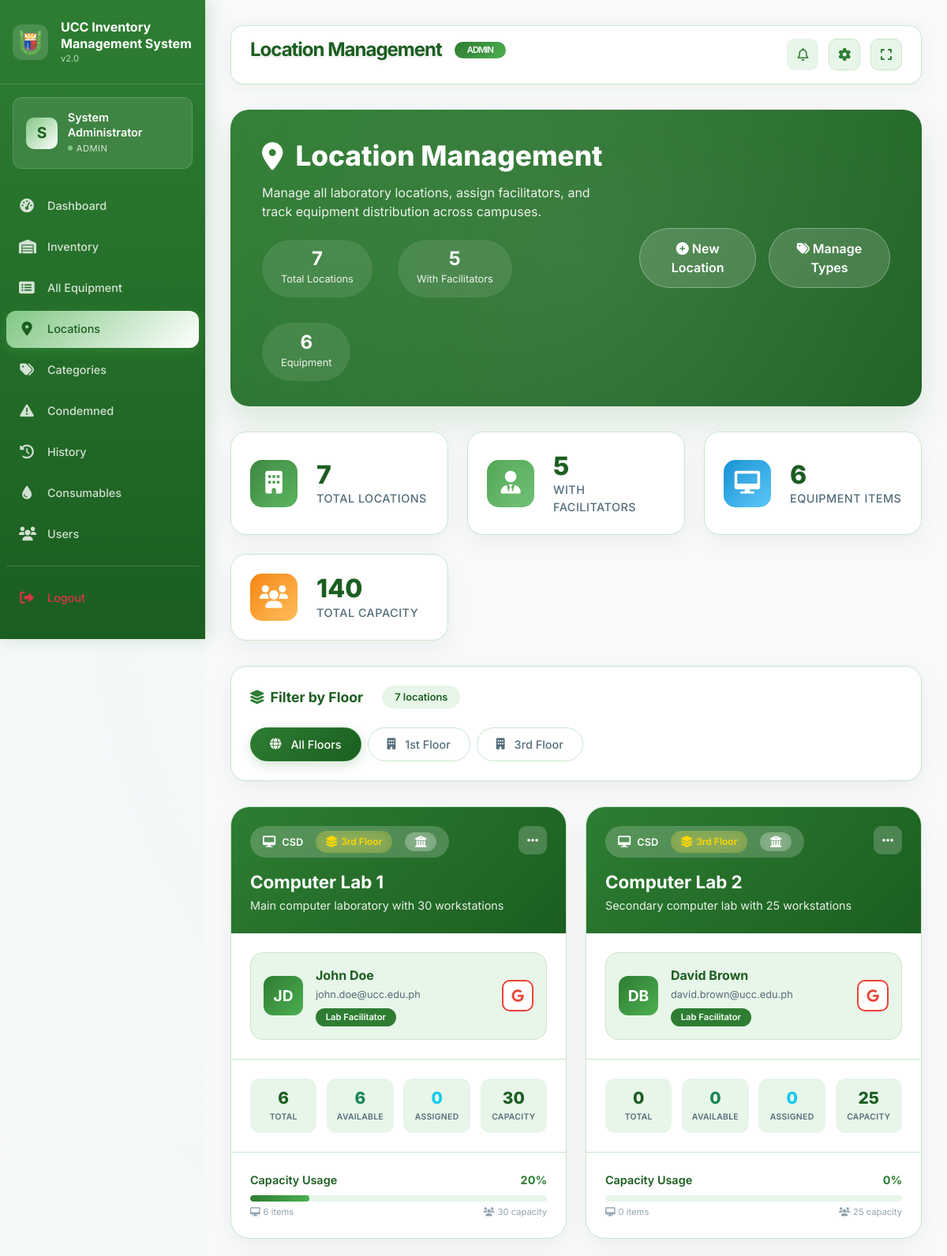
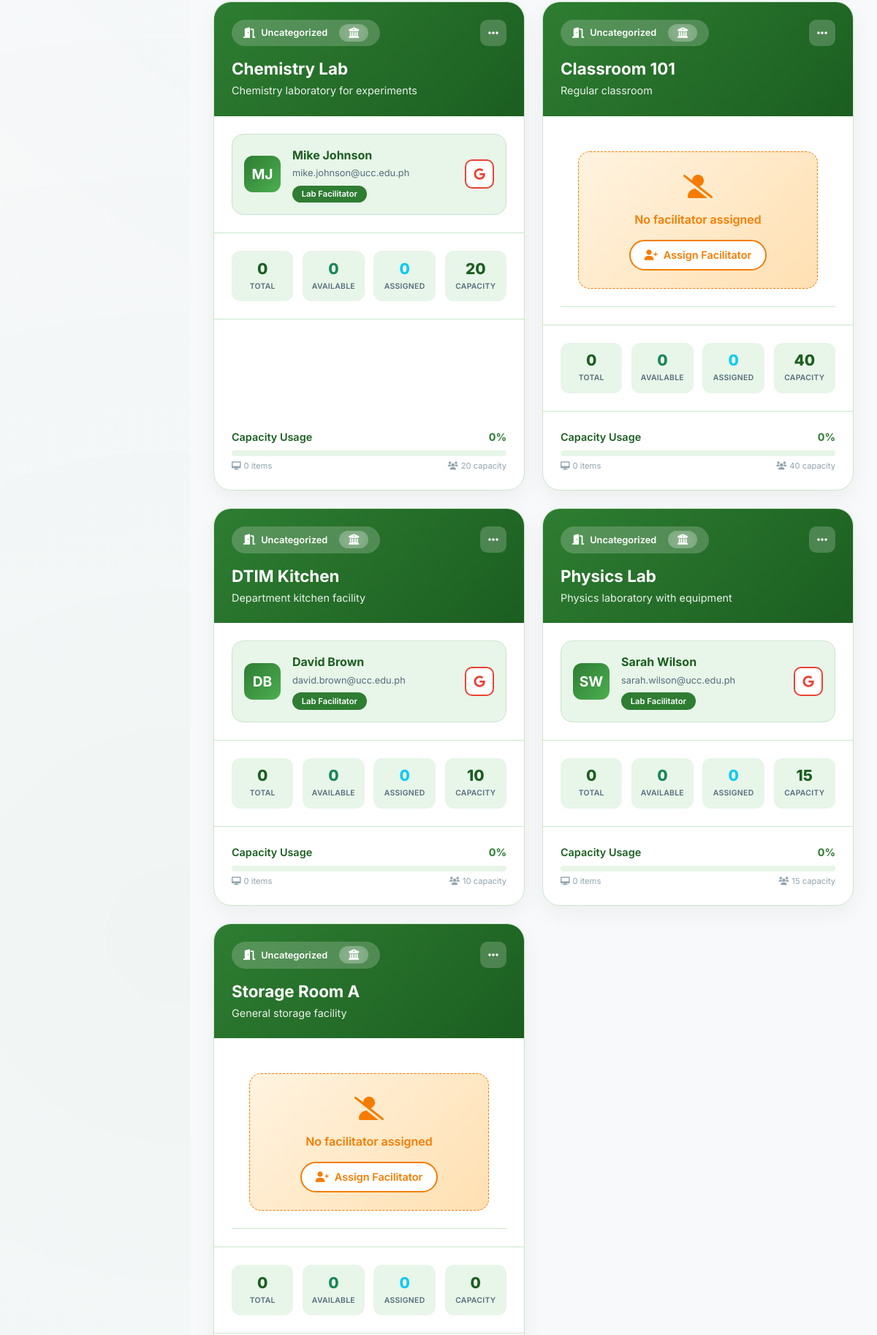
The page /admin/locations.php (signed in, upper part) on the database its author committed (2 pictures, top to bottom).
### tables this page shows
CREATE TABLE `locations` (
  `id` int(11) NOT NULL,
  `location_name` varchar(100) NOT NULL,
  `location_type_id` int(11) DEFAULT NULL,
  `location_type` varchar(50) DEFAULT NULL,
  `description` text DEFAULT NULL,
  `capacity` int(11) DEFAULT 0,
  `facilitator_id` int(11) DEFAULT NULL,
  `created_at` timestamp NOT NULL DEFAULT current_timestamp(),
  `updated_at` timestamp NOT NULL DEFAULT current_timestamp() ON UPDATE current_timestamp()
);

CREATE TABLE `location_types` (
  `id` int(11) NOT NULL,
  `type_code` varchar(50) NOT NULL,
  `type_name` varchar(100) NOT NULL,
  `description` text DEFAULT NULL,
  `icon_class` varchar(50) DEFAULT 'fa-building',
  `color_primary` varchar(7) DEFAULT '#008543',
  `color_secondary` varchar(7) DEFAULT '#20c997',
  `equipment_label` varchar(50) DEFAULT 'Equipment',
  `manager_title` varchar(50) DEFAULT 'Manager',
  `is_active` tinyint(1) DEFAULT 1,
  `created_at` timestamp NOT NULL DEFAULT current_timestamp(),
  `updated_at` timestamp NOT NULL DEFAULT current_timestamp() ON UPDATE current_timestamp()
);

CREATE TABLE `users` (
  `id` int(11) NOT NULL,
  `username` varchar(50) NOT NULL,
  `password` varchar(255) NOT NULL,
  `full_name` varchar(100) NOT NULL,
  `email` varchar(100) NOT NULL,
  `role` enum('admin','user') DEFAULT 'user',
  `created_at` timestamp NOT NULL DEFAULT current_timestamp(),
  `updated_at` timestamp NOT NULL DEFAULT current_timestamp() ON UPDATE current_timestamp()
);

### admin/locations.php (the view, shortened to what this page needs)
<?php
$database = new Database();
$db = $database->getConnection();
$selected_floor = $_GET['floor'] ?? '';
$query = "SELECT l.*,
          COUNT(ci.id) as computer_count,
          SUM(CASE WHEN ci.status = 'available' THEN 1 ELSE 0 END) as available_count,
          SUM(CASE WHEN ci.status = 'assigned' THEN 1 ELSE 0 END) as assigned_count,
          f.full_name as facilitator_name,
          f.email as facilitator_email,
          lt.type_name as location_type_name,
          lt.type_code as location_type_code,
          lt.icon_class as location_type_icon,
          lt.color_primary as location_type_color_primary,
          lt.color_secondary as location_type_color_secondary,
          lt.equipment_label as location_type_equipment_label
          FROM locations l
          LEFT JOIN computer_inventory ci ON l.id = ci.location_id
          LEFT JOIN users f ON l.facilitator_id = f.id
          LEFT JOIN location_types lt ON l.location_type_id = lt.id";
$query .= " GROUP BY l.id ORDER BY
            CASE
                WHEN lt.type_code = 'Basement' THEN 1
                WHEN lt.type_code = 'Ground Floor' THEN 2
                WHEN lt.type_code = '1st Floor' THEN 3
                WHEN lt.type_code = '2nd Floor' THEN 4
                WHEN lt.type_code = '3rd Floor' THEN 5
                WHEN lt.type_code = '4th Floor' THEN 6
                WHEN lt.type_code = '5th Floor' THEN 7
                ELSE 8
            END, l.location_name";
$stmt = $db->prepare($query);
$stmt->execute();
$locations = $stmt->fetchAll(PDO::FETCH_ASSOC);
$floor_query = "SELECT DISTINCT type_code FROM location_types WHERE type_code IS NOT NULL AND type_code != '' ORDER BY
                CASE
                    WHEN type_code = 'Basement' THEN 1
                    WHEN type_code = 'Ground Floor' THEN 2
                    WHEN type_code = '1st Floor' THEN 3
                    WHEN type_code = '2nd Floor' THEN 4
                    WHEN type_code = '3rd Floor' THEN 5
                    WHEN type_code = '4th Floor' THEN 6
                    WHEN type_code = '5th Floor' THEN 7
                    ELSE 8
                END";
$floor_stmt = $db->prepare($floor_query);
$floor_stmt->execute();
$floors = $floor_stmt->fetchAll(PDO::FETCH_ASSOC);
$total_locations = count($locations);
$locations_with_facilitators = count(array_filter($locations, fn($loc) => !empty($loc['facilitator_name'])));
$total_equipment = array_sum(array_column($locations, 'computer_count'));
$total_capacity = array_sum(array_column($locations, 'capacity'));
include '../includes/header.php';
?>
<div class="page-header">
    <div class="header-content">
        <div class="row align-items-center">
            <div class="col-lg-7">
                <div class="header-title">
                    <i class="fas fa-map-marker-alt"></i>
                    <span>Location Management</span>
                </div>
                <p class="header-subtitle">
                    Manage all laboratory locations, assign facilitators, and track equipment distribution across campuses.
                </p>
                <div class="header-stats">
                    <div class="header-stat-item">
                        <span class="header-stat-number"><?php echo $total_locations; ?></span>
                        <span class="header-stat-label">Total Locations</span>
                    </div>
                    <div class="header-stat-item">
                        <span class="header-stat-number"><?php echo $locations_with_facilitators; ?></span>
                        <span class="header-stat-label">With Facilitators</span>
                    </div>
                    <div class="header-stat-item">
                        <span class="header-stat-number"><?php echo $total_equipment; ?></span>
                        <span class="header-stat-label">Equipment</span>
                    </div>
                </div>
            </div>
            <div class="col-lg-5">
                <div class="header-actions">
                    <button type="button" class="btn" data-bs-toggle="modal" data-bs-target="#addModal">
                        <i class="fas fa-plus-circle"></i> New Location
                    </button>
                    <a href="location_types.php" class="btn">
                        <i class="fas fa-tags"></i> Manage Types
                    </a>
                </div>
            </div>
        </div>
    </div>
</div>
<div class="stats-grid">
    <div class="stat-card">
        <div class="stat-icon primary">
            <i class="fas fa-building"></i>
        </div>
        <div class="stat-content">
            <h3><?php echo $total_locations; ?></h3>
            <p>Total Locations</p>
        </div>
    </div>
    <div class="stat-card">
        <div class="stat-icon success">
            <i class="fas fa-user-tie"></i>
        </div>
        <div class="stat-content">
            <h3><?php echo $locations_with_facilitators; ?></h3>
            <p>With Facilitators</p>
        </div>
    </div>
    <div class="stat-card">
        <div class="stat-icon info">
            <i class="fas fa-desktop"></i>
        </div>
        <div class="stat-content">
            <h3><?php echo $total_equipment; ?></h3>
            <p>Equipment Items</p>
        </div>
    </div>
    <div class="stat-card">
        <div class="stat-icon warning">
            <i class="fas fa-users"></i>
        </div>
        <div class="stat-content">
            <h3><?php echo $total_capacity; ?></h3>
            <p>Total Capacity</p>
        </div>
    </div>
</div>
<div class="filter-section">
    <div class="filter-title">
        <i class="fas fa-layer-group"></i>
        <span>Filter by Floor</span>
        <span class="filter-badge"><?php echo count($locations); ?> locations</span>
    </div>
    <div class="row">
        <div class="col-12">
            <div class="filter-btn-group">
                <a href="locations.php" class="filter-btn <?php echo empty($selected_floor) ? 'active' : ''; ?>">
                    <i class="fas fa-globe me-1"></i>All Floors
                </a>
                <?php
                $floor_order = ['Basement', 'Ground Floor', '1st Floor', '2nd Floor', '3rd Floor', '4th Floor', '5th Floor'];
                foreach ($floor_order as $floor):
                    $floor_exists = false;
                    foreach ($floors as $f) {
                        if ($f['type_code'] === $floor) {
                            $floor_exists = true;
                            break;
                        }
                    }
                    if ($floor_exists):
                ?>
                <a href="?floor=<?php echo urlencode($floor); ?>" class="filter-btn <?php echo $selected_floor === $floor ? 'active' : ''; ?>">
                    <i class="fas fa-building me-1"></i><?php echo $floor; ?>
                </a>
                <?php
                    endif;
                endforeach;
                ?>
            </div>
        </div>
    </div>
</div>
<?php if (empty($locations)): ?>
<div class="empty-state">
    <div class="empty-state-icon">
        <i class="fas fa-map-marker-alt"></i>
    </div>
    <h3>No Locations Found</h3>
    <p>
        <?php if (!empty($selected_floor)): ?>
            No locations found on <strong><?php echo htmlspecialchars($selected_floor); ?></strong>.
            <a href="locations.php" class="text-success">View all locations</a> or create a new one.
        <?php else: ?>
            Get started by creating your first laboratory location.
        <?php endif; ?>
    </p>
    <button type="button" class="btn btn-primary btn-lg" data-bs-toggle="modal" data-bs-target="#addModal">
        <i class="fas fa-plus-circle me-2"></i>Add New Location
    </button>
</div>
<?php else: ?>
<div class="locations-grid">
    <?php foreach ($locations as $location): ?>
    <div class="location-card">
        <div class="location-header">
            <div>
                <div class="location-type-badge">
                    <i class="fas <?php echo $location['location_type_icon'] ?? 'fa-door-open'; ?>"></i>
                    <span><?php echo htmlspecialchars($location['location_type_name'] ?? 'Uncategorized'); ?></span>
                    <?php if (!empty($location['location_type_code'])): ?>
                    <span class="floor-badge ms-2">
                        <i class="fas fa-layer-group"></i>
                        <?php echo htmlspecialchars($location['location_type_code']); ?>
                    </span>
                    <?php endif; ?>
                    <span class="campus-badge ms-2">
                        <i class="fas fa-university"></i>
                    </span>
                </div>
                <h3 class="location-title"><?php echo htmlspecialchars($location['location_name']); ?></h3>
                <?php if (!empty($location['description'])): ?>
                <p class="location-description"><?php echo htmlspecialchars($location['description']); ?></p>
                <?php endif; ?>
            </div>
            <div class="location-menu">
                <div class="dropdown">
                    <button class="menu-btn" type="button" data-bs-toggle="dropdown">
                        <i class="fas fa-ellipsis-h"></i>
                    </button>
                </div>
            </div>
        </div>
        <div class="facilitator-section">
            <?php if ($location['facilitator_name']): ?>
            <div class="facilitator-card">
                <div class="facilitator-avatar">
                    <?php
                    $initials = '';
                    $name_parts = explode(' ', $location['facilitator_name']);
                    foreach ($name_parts as $part) {
                        $initials .= strtoupper(substr($part, 0, 1));
                    }
                    echo htmlspecialchars(substr($initials, 0, 2));
                    ?>
                </div>
                <div class="facilitator-info">
                    <div class="facilitator-name"><?php echo htmlspecialchars($location['facilitator_name']); ?></div>
                    <div class="facilitator-email"><?php echo htmlspecialchars($location['facilitator_email']); ?></div>
                    <span class="facilitator-badge">Lab Facilitator</span>
                </div>
                <button class="email-btn"
                        data-email="<?php echo htmlspecialchars($location['facilitator_email']); ?>"
                        data-name="<?php echo htmlspecialchars($location['facilitator_name']); ?>"
                        title="Send Email via Gmail">
                    <i class="fab fa-google"></i>
                </button>
            </div>
            <?php else: ?>
            <div class="no-facilitator">
                <div class="empty-facilitator">
                    <div class="empty-icon">
                        <i class="fas fa-user-slash"></i>
                    </div>
                    <div class="empty-text">No facilitator assigned</div>
                    <button class="assign-btn edit-btn"
                            data-id="<?php echo $location['id']; ?>"
                            data-name="<?php echo htmlspecialchars($location['location_name']); ?>"
                            data-campus="<?php echo htmlspecialchars($location['campus']); ?>"
                            data-location-type-id="<?php echo $location['location_type_id'] ?? ''; ?>"
                            data-description="<?php echo htmlspecialchars($location['description'] ?? ''); ?>"
                            data-capacity="<?php echo intval($location['capacity']); ?>"
                            data-facilitator=""
                            data-bs-toggle="modal" data-bs-target="#editModal">
                        <i class="fas fa-user-plus me-2"></i>Assign Facilitator
                    </button>
                </div>
            </div>
            <?php endif; ?>
        </div>
        <div class="equipment-stats">
            <div class="stats-row">
                <div class="stat-box">
                    <div class="stat-value"><?php echo $location['computer_count']; ?></div>
                    <div class="stat-label">Total</div>
                </div>
                <div class="stat-box">
                    <div class="stat-value text-success"><?php echo $location['available_count']; ?></div>
                    <div class="stat-label">Available</div>
                </div>
                <div class="stat-box">
                    <div class="stat-value text-info"><?php echo $location['assigned_count']; ?></div>
                    <div class="stat-label">Assigned</div>
                </div>
                <div class="stat-box">
                    <div class="stat-value"><?php echo $location['capacity']; ?></div>
                    <div class="stat-label">Capacity</div>
                </div>
            </div>
        </div>
        <?php
        $usage_percent = $location['capacity'] > 0 ? round(($location['computer_count'] / $location['capacity']) * 100, 1) : 0;
        $capacity_class = $usage_percent > 80 ? 'high' : ($usage_percent > 60 ? 'medium' : 'low');
        ?>
        <div class="capacity-section">
            <div class="capacity-header">
                <span class="capacity-title">Capacity Usage</span>
                <span class="capacity-percentage"><?php echo $usage_percent; ?>%</span>
            </div>
            <div class="capacity-bar">
                <div class="capacity-fill <?php echo $capacity_class; ?>" style="width: <?php echo min($usage_percent, 100); ?>%"></div>
            </div>
            <div class="capacity-footer">
                <span><i class="fas fa-desktop me-1"></i><?php echo $location['computer_count']; ?> items</span>
                <span><i class="fas fa-users me-1"></i><?php echo $location['capacity']; ?> capacity</span>
            </div>
        </div>
    </div>
    <?php endforeach; ?>
</div>
<?php endif; ?>
<?php include '../includes/footer.php'; ?>

### rows shown on the page
locations: location_type.type_name "CSD", location_type.type_code "3rd Floor", location_name "Computer Lab 1", description "Main computer laboratory with 30 workstations", initials "JD", facilitator.full_name "John Doe", facilitator.email "john.doe@ucc.edu.ph", computer_count "6", available_count "6", assigned_count "0", capacity "30", usage_percent "20"
locations: location_type.type_name "CSD", location_type.type_code "3rd Floor", location_name "Computer Lab 2", description "Secondary computer lab with 25 workstations", initials "DB", facilitator.full_name "David Brown", facilitator.email "david.brown@ucc.edu.ph", computer_count "0", available_count "0", assigned_count "0", capacity "25", usage_percent "0"
locations: location_type_name "Uncategorized", location_name "Chemistry Lab", description "Chemistry laboratory for experiments", initials "MJ", facilitator.full_name "Mike Johnson", facilitator.email "mike.johnson@ucc.edu.ph", computer_count "0", available_count "0", assigned_count "0", capacity "20", usage_percent "0"
locations: location_type_name "Uncategorized", location_name "Classroom 101", description "Regular classroom", computer_count "0", available_count "0", assigned_count "0", capacity "40", usage_percent "0"
locations: location_type_name "Uncategorized", location_name "DTIM Kitchen", description "Department kitchen facility", initials "DB", facilitator.full_name "David Brown", facilitator.email "david.brown@ucc.edu.ph", computer_count "0", available_count "0", assigned_count "0", capacity "10", usage_percent "0"
locations: location_type_name "Uncategorized", location_name "Physics Lab", description "Physics laboratory with equipment", initials "SW", facilitator.full_name "Sarah Wilson", facilitator.email "sarah.wilson@ucc.edu.ph", computer_count "0", available_count "0", assigned_count "0", capacity "15", usage_percent "0"
locations: location_type_name "Uncategorized", location_name "Storage Room A", description "General storage facility", computer_count "0", available_count "0", assigned_count "0", capacity "0"

### other values the page prints
substr($_SESSION['full_name'], 0, 1) "S"
$_SESSION['full_name'] "System Administrator"
$_SESSION['role'] "ADMIN"
$page_title "Location Management"
$total_locations "7"
$locations_with_facilitators "5"
$total_equipment "6"
$total_capacity "140"
count($locations) "7"
$floor "1st Floor"
$floor "3rd Floor"
